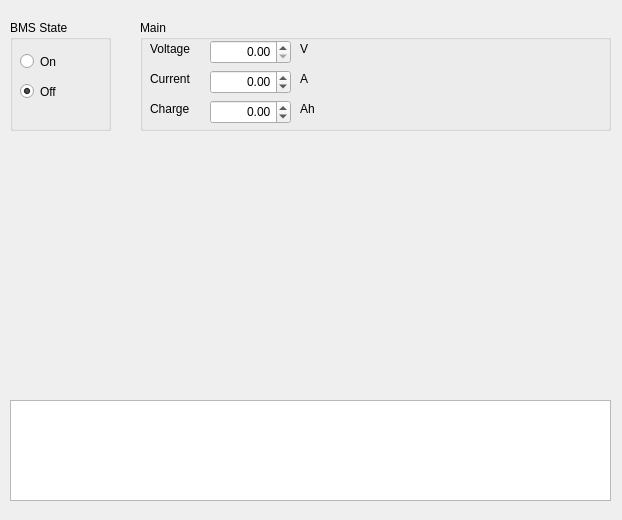
<ui version="4.0" >
 <class>QTwikeBMSClass</class>
 <widget class="QWidget" name="QTwikeBMSClass" >
  <property name="geometry" >
   <rect>
    <x>0</x>
    <y>0</y>
    <width>622</width>
    <height>520</height>
   </rect>
  </property>
  <property name="windowTitle" >
   <string>QTwikeBMS</string>
  </property>
  <widget class="QGroupBox" name="groupBox" >
   <property name="geometry" >
    <rect>
     <x>10</x>
     <y>20</y>
     <width>101</width>
     <height>111</height>
    </rect>
   </property>
   <property name="title" >
    <string>BMS State</string>
   </property>
   <widget class="QRadioButton" name="radio_on" >
    <property name="geometry" >
     <rect>
      <x>10</x>
      <y>30</y>
      <width>51</width>
      <height>23</height>
     </rect>
    </property>
    <property name="text" >
     <string>On</string>
    </property>
    <property name="checked" >
     <bool>false</bool>
    </property>
   </widget>
   <widget class="QRadioButton" name="radio_off" >
    <property name="geometry" >
     <rect>
      <x>10</x>
      <y>60</y>
      <width>51</width>
      <height>23</height>
     </rect>
    </property>
    <property name="text" >
     <string>Off</string>
    </property>
    <property name="checked" >
     <bool>true</bool>
    </property>
   </widget>
  </widget>
  <widget class="QPlainTextEdit" name="textField" >
   <property name="geometry" >
    <rect>
     <x>10</x>
     <y>400</y>
     <width>601</width>
     <height>101</height>
    </rect>
   </property>
   <property name="font" >
    <font>
     <family>Misc Fixed</family>
    </font>
   </property>
   <property name="undoRedoEnabled" >
    <bool>false</bool>
   </property>
   <property name="readOnly" >
    <bool>true</bool>
   </property>
   <property name="centerOnScroll" >
    <bool>false</bool>
   </property>
  </widget>
  <widget class="QGroupBox" name="groupBox_2" >
   <property name="geometry" >
    <rect>
     <x>140</x>
     <y>20</y>
     <width>471</width>
     <height>111</height>
    </rect>
   </property>
   <property name="title" >
    <string>Main</string>
   </property>
   <widget class="QLabel" name="label" >
    <property name="geometry" >
     <rect>
      <x>10</x>
      <y>20</y>
      <width>60</width>
      <height>18</height>
     </rect>
    </property>
    <property name="text" >
     <string>Voltage</string>
    </property>
   </widget>
   <widget class="QLabel" name="label_2" >
    <property name="geometry" >
     <rect>
      <x>10</x>
      <y>50</y>
      <width>60</width>
      <height>18</height>
     </rect>
    </property>
    <property name="text" >
     <string>Current</string>
    </property>
   </widget>
   <widget class="QLabel" name="label_3" >
    <property name="geometry" >
     <rect>
      <x>10</x>
      <y>80</y>
      <width>60</width>
      <height>18</height>
     </rect>
    </property>
    <property name="text" >
     <string>Charge</string>
    </property>
   </widget>
   <widget class="QLabel" name="label_4" >
    <property name="geometry" >
     <rect>
      <x>160</x>
      <y>20</y>
      <width>21</width>
      <height>18</height>
     </rect>
    </property>
    <property name="text" >
     <string>V</string>
    </property>
   </widget>
   <widget class="QLabel" name="label_5" >
    <property name="geometry" >
     <rect>
      <x>160</x>
      <y>50</y>
      <width>21</width>
      <height>18</height>
     </rect>
    </property>
    <property name="text" >
     <string>A</string>
    </property>
   </widget>
   <widget class="QLabel" name="label_6" >
    <property name="geometry" >
     <rect>
      <x>160</x>
      <y>80</y>
      <width>21</width>
      <height>18</height>
     </rect>
    </property>
    <property name="text" >
     <string>Ah</string>
    </property>
   </widget>
   <widget class="QDoubleSpinBox" name="spinVoltage" >
    <property name="geometry" >
     <rect>
      <x>70</x>
      <y>20</y>
      <width>81</width>
      <height>24</height>
     </rect>
    </property>
    <property name="alignment" >
     <set>Qt::AlignRight|Qt::AlignTrailing|Qt::AlignVCenter</set>
    </property>
    <property name="maximum" >
     <double>999.899999999999977</double>
    </property>
   </widget>
   <widget class="QDoubleSpinBox" name="spinCurrent" >
    <property name="geometry" >
     <rect>
      <x>70</x>
      <y>50</y>
      <width>81</width>
      <height>24</height>
     </rect>
    </property>
    <property name="alignment" >
     <set>Qt::AlignRight|Qt::AlignTrailing|Qt::AlignVCenter</set>
    </property>
    <property name="minimum" >
     <double>-25.000000000000000</double>
    </property>
    <property name="maximum" >
     <double>25.000000000000000</double>
    </property>
   </widget>
   <widget class="QDoubleSpinBox" name="spinCharge" >
    <property name="geometry" >
     <rect>
      <x>70</x>
      <y>80</y>
      <width>81</width>
      <height>24</height>
     </rect>
    </property>
    <property name="alignment" >
     <set>Qt::AlignRight|Qt::AlignTrailing|Qt::AlignVCenter</set>
    </property>
    <property name="minimum" >
     <double>-10.000000000000000</double>
    </property>
    <property name="maximum" >
     <double>30.000000000000000</double>
    </property>
   </widget>
  </widget>
 </widget>
 <layoutdefault spacing="6" margin="11" />
 <resources/>
 <connections/>
</ui>
